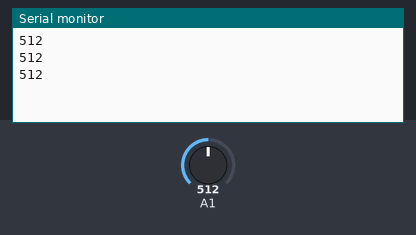
Bench run of a sketch on a simulated Arduino Uno, built with avr-gcc and run on an emulated ATmega328P. Shown: the last lines printed to the serial monitor. The inputs (shaded band) are chosen by the test bench; at power-on: A1 = 512.

Above: at 1.3 s.
1.4 s: A1 set to 716
At 1.9 s:
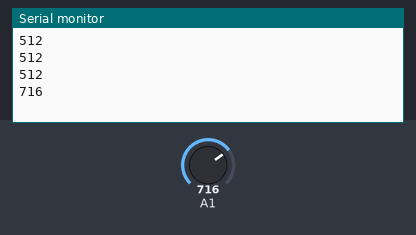
2.9 s: A1 set to 900
At 3.4 s:
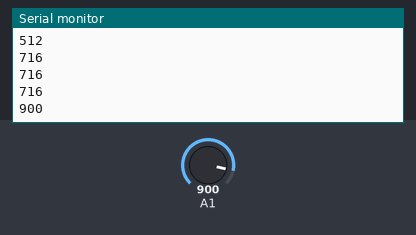
Timing chart, 0 to 5.9 s (numbered marks = the images above; inputs shaded):
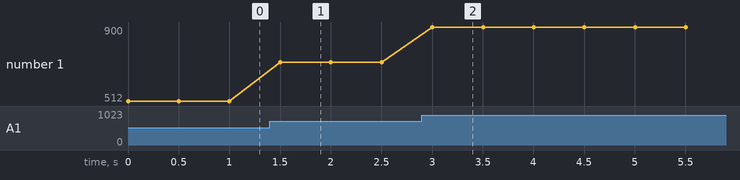

Measured:
- after the input at 1.4 s, the serial monitor: prints a new line after 0.10 s (image 1)
- after the input at 2.9 s, the serial monitor: prints a new line after 0.10 s (image 2)
- plotted number 1: 512 → 716 after the input at 1.4 s, 716 → 900 after the input at 2.9 s

The sketch:

A1_test_potentiometer.ino
```cpp
/*
 * led_on_sound
 *
 */

// variables
int sensorValue;

void setup() {
  Serial.begin (9600);
}

void loop() {

  // sensor
  sensorValue = analogRead (A1);
  //sensorValue = map (sensorValue, 0, 1023, 0, 255);
  Serial.println(sensorValue);
  delay(500);

}
```
